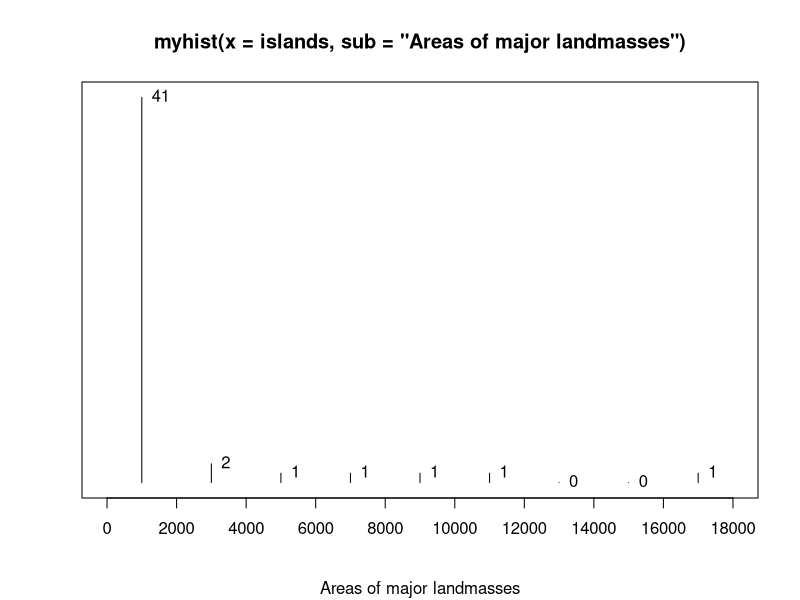

The R script that drew this image:

## ------------------------------------------------------------------------
data(iris)
iris_model <- lm(Sepal.Length ~ Sepal.Width, data=iris)
summary(iris_model)


## ------------------------------------------------------------------------
my_function <- function(first_argument, second_argument, ...) {
  # do some stuff
  return(return_value)
}


## ------------------------------------------------------------------------
absval <- function(value) {
    if (value<0) {
        -value
    } else {
        value
    }
}


## ------------------------------------------------------------------------
absval <- function(value) if (value<0) -value else value


## ------------------------------------------------------------------------
'+'(4,5)


## ------------------------------------------------------------------------
"%!%" = function(x,y) x/sqrt(y)
6 %!% 7


## ------------------------------------------------------------------------
psi <- function(x, c=1) {
  loss <- ifelse(x^2 > c^2, c*abs(x), x^2)
  return(loss)
}
z <- 0.5
psi(z)


## ------------------------------------------------------------------------
identical(psi(z,c=1), psi(z))


## ------------------------------------------------------------------------
identical(psi(x=z,c=2), psi(c=2,x=z))


## ------------------------------------------------------------------------
10*(1 - 0.5)^(-1/4.5)


## ------------------------------------------------------------------------
10*(1 - 0.9)^(-1/4.5)


## ------------------------------------------------------------------------
25*(1 - 0.9)^(-1/6)


## ------------------------------------------------------------------------
qpareto <- function(p, scale, location) {
    q <- location * (1 - p)^(-1/scale)
    return(q)
}


## ------------------------------------------------------------------------
qpareto(0.5, scale=4.5, location=10)
qpareto(0.9, scale=4.5, location=10)
qpareto(0.9, scale=6, location=25)


## ------------------------------------------------------------------------
qpareto(0.9, 6, -1)


## ------------------------------------------------------------------------
  qpareto <- function(p, scale, loc) {
    if ((scale<=0) | (loc<=0)) {
        stop("'qpareto' parameters must be greater than zero.")
    }
    q <- loc*(1 - p)^(-1/scale)
    return(q)
}


## ------------------------------------------------------------------------
tryCatch(qpareto(0.4, 5, -1), error=function(e) e)


## ------------------------------------------------------------------------
qpareto <- function(p, scale, loc) {
    stopifnot(p>=0, p<=1, scale>0, loc>0)
    q <- loc*(1 - p)^(-1/scale)
    return(q)
}


## ------------------------------------------------------------------------
tryCatch(qpareto(-0.1, 4, 5), error=function(e) e)
tryCatch(qpareto(0.5, 0, 12), error=function(e) e)


## ------------------------------------------------------------------------
(x <- 7)
square <- function(y) { x <- y^2; return(x) }
square(7)
x
tryCatch(y, error = function(e) e)


## ------------------------------------------------------------------------
z <- 10
adder <- function(x) { return(x+z) }
adder(5)


## ----, echo=FALSE--------------------------------------------------------
# remove all variables except x and square (and metadata)
rm(list=setdiff(ls(), c('x','square','metadata')))


## ------------------------------------------------------------------------
ls()
ls.str()
environment(square)


## ------------------------------------------------------------------------
w <- 12
f <- function(y) {
   d <- 8
   h <- function() return(d*(w+y))
   print(environment(h))
   return(h())
}
f(2)


## ------------------------------------------------------------------------
v <- 1:10
u <- function() { v[3] <- 0 }
u()
v


## ------------------------------------------------------------------------
# Initialize value
x <- 10
x_old <- x + 1e6
# Set tolerance
tol <- 1e-9
# Specify maximum number of iterations
max_iter <- 100
# Keep track of number of interations
iter <- 0
# Loop
while((abs(x-x_old) > tol) && (iter < max_iter)) {
    # Replace old value with current
    x_old <- x
    # Calculate new value
    x <- exp(exp(-x))
    # Increment counter
    iter <- iter + 1
}
x


## ------------------------------------------------------------------------
fixedpoint <- function(x) {
    x_old <- x + 1e6
    # Set tolerance
    tol <- 1e-9
    # Specify maximum number of iterations
    max_iter <- 100
    # Keep track of number of interations
    iter <- 0
    # Loop
    while((abs(x-x_old) > tol) && (iter < max_iter)) {
        # Replace old value with current
        x_old <- x
        # Calculate new value
        x <- exp(exp(-x))
        # Increment counter
        iter <- iter + 1
    }
    return(x)
}
fixedpoint(10)


## ------------------------------------------------------------------------
fixedpoint <- function(x, tol=1e-9, max_iter=100) {
    x_old <- x + 1e6
    # Keep track of number of interations
    iter <- 0
    # Loop
    while((abs(x-x_old) > tol) && (iter < max_iter)) {
        # Replace old value with current
        x_old <- x
        # Calculate new value
        x <- exp(exp(-x))
        # Increment counter
        iter <- iter + 1
    }
    return(x)
}


## ------------------------------------------------------------------------
fixedpoint <- function(fun, x=1, tol=1e-9, max_iter=100) {
    x_old <- x + 1e6
    # Keep track of number of interations
    iter <- 0
    # Loop
    while((abs(x-x_old) > tol) && (iter < max_iter)) {
        # Replace old value with current
        x_old <- x
        # Calculate new value
        x <- fun(x)
        # Increment counter
        iter <- iter + 1
    }
    return(x)
}

f <- function(x) exp(exp(-x))
f2 <- function(x) x - log(x) + exp(-x)
fixedpoint(f)
fixedpoint(f2)


## ------------------------------------------------------------------------
fixedpoint <- function(fun, x=0, tol=1e-9, max_iter=100) {
    x_old <- x + 1e6
    # Keep track of number of interations
    iter <- 0
    # Loop
    while((abs(x-x_old) > tol) && (iter < max_iter)) {
        # Replace old value with current
        x_old <- x
        # Calculate new value
        x <- fun(x)
        # Increment counter
        iter <- iter + 1
    }

    # Check convergence
    if (abs(x-x_old) > tol) {
      cat("Algorithm failed to converge\n")
      return(NULL)
    } else {
      cat("Algorithm converged\n")
      return(x)
    }
}

fixedpoint(f)
fixedpoint(f, max_iter=3)


## ------------------------------------------------------------------------
myhist <- function(x, ...) {
  extArgs <- list(...)
  print(names(extArgs))
  title <- deparse(match.call())
  x <- hist(x, plot=FALSE)
  plot(NULL, xlim=range(x$breaks), ylim=range(x$counts), xlab='', ylab='', type='n', axes=FALSE, frame.plot=TRUE, main=title, ...)
  axis(1, at=x$breaks, labels=x$breaks)
  for(i in seq(length(x$counts))) {
    segments(x$mids[i], 0, x$mids[i], x$counts[i])
    text(x$mids[i], x$counts[i], x$counts[i], pos=4)
  }
}
myhist(islands, sub="Areas of major landmasses")

center <- function(x, type=c('mean','median')) {
  type <- match.arg(type)
  do.call(type, list(x))
}
set.seed(35)
x <- rnorm(10000)
center(x)
center(x, 'median')
center(x, 'med')
tryCatch(center(x, 'midpoint'), error=function(e) e)


